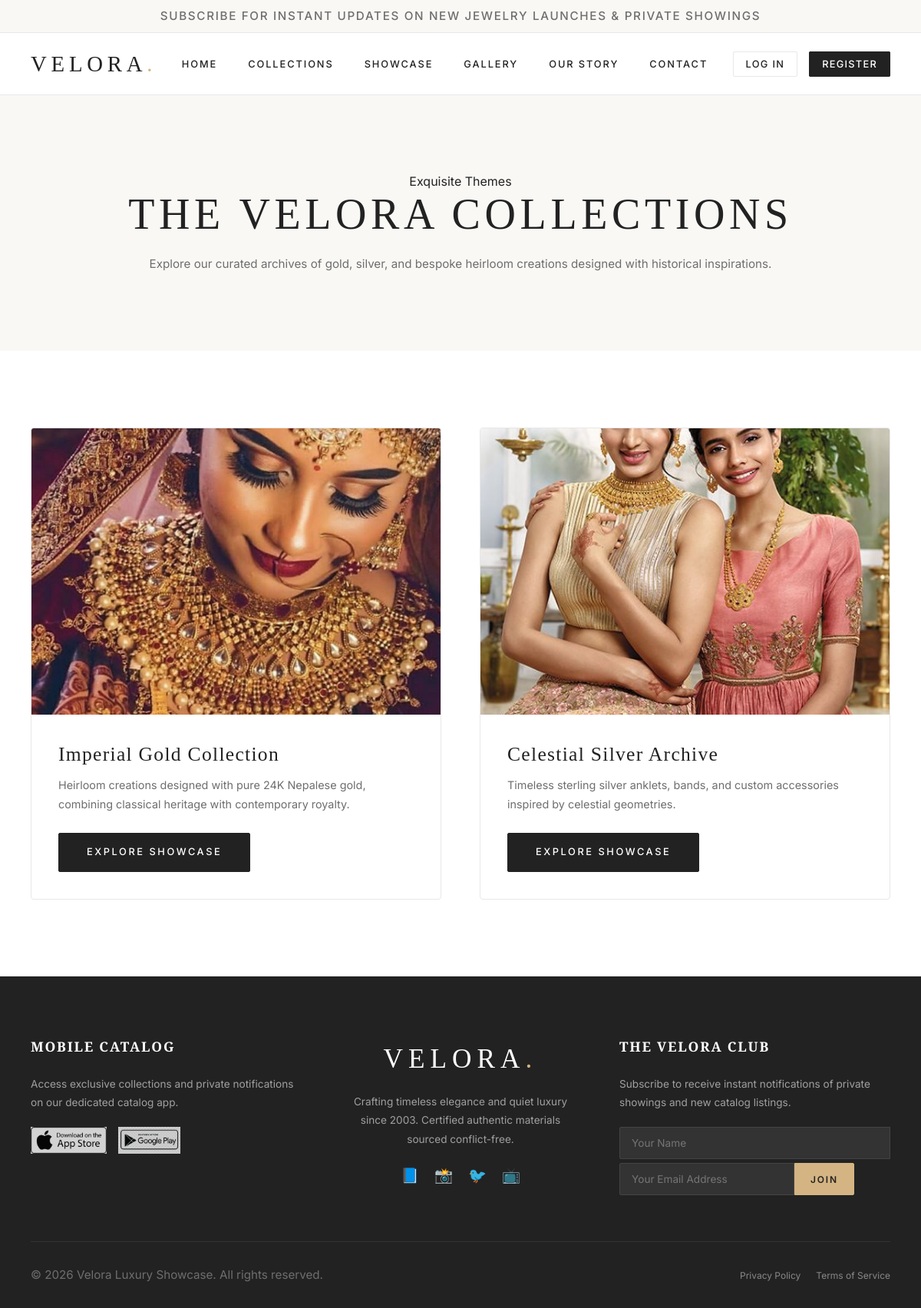
The page /collections.php on the database its author committed.
### tables this page shows
CREATE TABLE IF NOT EXISTS `collections` (
  `id` int(11) NOT NULL AUTO_INCREMENT,
  `name` varchar(255) NOT NULL,
  `description` text DEFAULT NULL,
  `banner_image` varchar(255) DEFAULT NULL,
  `display_order` int(11) NOT NULL DEFAULT '0',
  `created_at` timestamp NOT NULL DEFAULT CURRENT_TIMESTAMP,
  PRIMARY KEY (`id`)
);

### config/database.php (called while the page is built, shortened)
<?php
function xss_clean($data) {
    return htmlspecialchars($data, ENT_QUOTES, 'UTF-8');
}
?>

### collections.php (the view, shortened to what this page needs)
<?php
require_once 'config/database.php';
include 'includes/header.php';
include 'includes/navbar.php';
?>
<section class="section-padding" style="background-color: var(--color-soft-ivory); text-align: center;">
    <div class="container">
        <span class="hero-tag">Exquisite Themes</span>
        <h1 style="margin-bottom: 20px; text-transform: uppercase; letter-spacing: 0.1em;">The Velora Collections</h1>
        <p class="section-subtitle" style="margin-bottom: 0;">Explore our curated archives of gold, silver, and bespoke heirloom creations designed with historical inspirations.</p>
    </div>
</section>
<section class="section-padding">
    <div class="container">
        <div class="products-grid" style="grid-template-columns: repeat(2, 1fr); gap: 50px;">
            <?php
            $collections_query = mysqli_query($con, "SELECT * FROM collections ORDER BY display_order ASC, id ASC");
            if (mysqli_num_rows($collections_query) > 0):
                while ($col_data = mysqli_fetch_assoc($collections_query)):
            ?>
                <div class="product-card" style="border-radius: 4px;">
                    <div class="product-image-container" style="padding-bottom: 70%;">
                        <img src="<?php echo xss_clean($col_data['banner_image']); ?>" alt="<?php echo xss_clean($col_data['name']); ?>">
                    </div>
                    <div class="product-info" style="text-align: left; align-items: flex-start; padding: 35px;">
                        <h3 style="font-family: var(--font-display); font-size: 1.6rem; margin-bottom: 12px; color: var(--color-deep-charcoal);"><?php echo xss_clean($col_data['name']); ?></h3>
                        <p style="font-size: 0.9rem; margin-bottom: 25px; line-height: 1.7;"><?php echo xss_clean($col_data['description']); ?></p>
                        <a href="showcase.php?collection=<?php echo $col_data['id']; ?>" class="btn">Explore Showcase</a>
                    </div>
                </div>
            <?php
                endwhile;
            else:
                echo '<p style="grid-column: 1/-1; text-align: center; color: var(--color-warm-gray); padding: 50px 0;">No collections added yet.</p>';
            endif;
            ?>
        </div>
    </div>
</section>
<?php
include 'includes/footer.php';
?>

### style.css (style rules this page uses)
:root { --color-pure-white: #FFFFFF; --color-soft-ivory: #FAF8F5; --color-champagne-gold: #D4B483; --color-rose-gold: #C89B8A; --color-deep-charcoal: #222222; --color-warm-gray: #6E6E6E; --color-light-beige: #F5F1EC; --color-border-gray: #E8E8E8; --color-success: #4E8752; --color-success-light: #F0F7F1; --color-error: #B35E5E; --color-error-light: #FAF2F2; --font-heading: 'Cormorant Garamond', Georgia, serif; --font-display: 'Playfair Display', Georgia, serif; --font-body: 'Inter', system-ui, -apple-system, sans-serif; --grid-margin-desktop: 100px; --grid-margin-tablet: 40px; --grid-margin-mobile: 20px; --transition-smooth: all 0.4s cubic-bezier(0.25, 0.46, 0.45, 0.94); --transition-fast: all 0.2s ease; --z-header: 1000; --z-overlay: 1500; }
* { box-sizing: border-box; margin: 0; padding: 0; }
html { scroll-behavior: smooth; font-size: 16px; }
body { font-family: var(--font-body); background-color: var(--color-pure-white); color: var(--color-deep-charcoal); line-height: 1.6; -webkit-font-smoothing: antialiased; }
h1, h2, h3, h4, h5, h6 { font-family: var(--font-heading); font-weight: 300; color: var(--color-deep-charcoal); letter-spacing: 0.05em; }
h1 { font-size: 3.5rem; line-height: 1.1; }
h3 { font-family: var(--font-display); font-size: 1.5rem; line-height: 1.3; }
p { font-size: 0.95rem; color: var(--color-warm-gray); line-height: 1.7; }
a { color: var(--color-deep-charcoal); text-decoration: none; transition: var(--transition-fast); }
.container { max-width: 1440px; margin: 0 auto; padding-left: var(--grid-margin-desktop); padding-right: var(--grid-margin-desktop); }
.btn { display: inline-block; font-family: var(--font-body); font-size: 0.8rem; font-weight: 500; letter-spacing: 0.2em; text-transform: uppercase; padding: 14px 36px; border: 1px solid var(--color-deep-charcoal); background-color: var(--color-deep-charcoal); color: var(--color-pure-white); cursor: pointer; transition: var(--transition-smooth); text-align: center; border-radius: 2px; }
.section-padding { padding: 100px 0; }
.products-grid { display: grid; grid-template-columns: repeat(3, 1fr); gap: 40px; }
.product-card { background-color: var(--color-pure-white); border: 1px solid var(--color-border-gray); border-radius: 2px; overflow: hidden; display: flex; flex-direction: column; transition: var(--transition-smooth); position: relative; }
.product-image-container { position: relative; width: 100%; padding-bottom: 110%; overflow: hidden; background-color: var(--color-light-beige); }
.product-image-container img { position: absolute; top: 0; left: 0; width: 100%; height: 100%; object-fit: cover; transition: var(--transition-smooth); }
.product-info { padding: 24px; text-align: center; flex-grow: 1; display: flex; flex-direction: column; justify-content: space-between; }
@media screen and (max-width: 1200px) { .container { padding-left: var(--grid-margin-tablet); padding-right: var(--grid-margin-tablet); } }
@media screen and (max-width: 1200px) { .products-grid { grid-template-columns: repeat(2, 1fr); gap: 30px; } }

### rows shown on the page
collections: banner_image (picture), name "Imperial Gold Collection", description "Heirloom creations designed with pure 24K Nepalese gold, combining classical heritage with contemporary royalty."
collections: banner_image (picture), name "Celestial Silver Archive", description "Timeless sterling silver anklets, bands, and custom accessories inspired by celestial geometries."

### other values the page prints
xss_clean($promo_text) "SUBSCRIBE FOR INSTANT UPDATES ON NEW JEWELRY LAUNCHES & PRIVATE SHOWINGS"
xss_clean($brand_name) "VELORA"
xss_clean($brand_name) "Velora"
